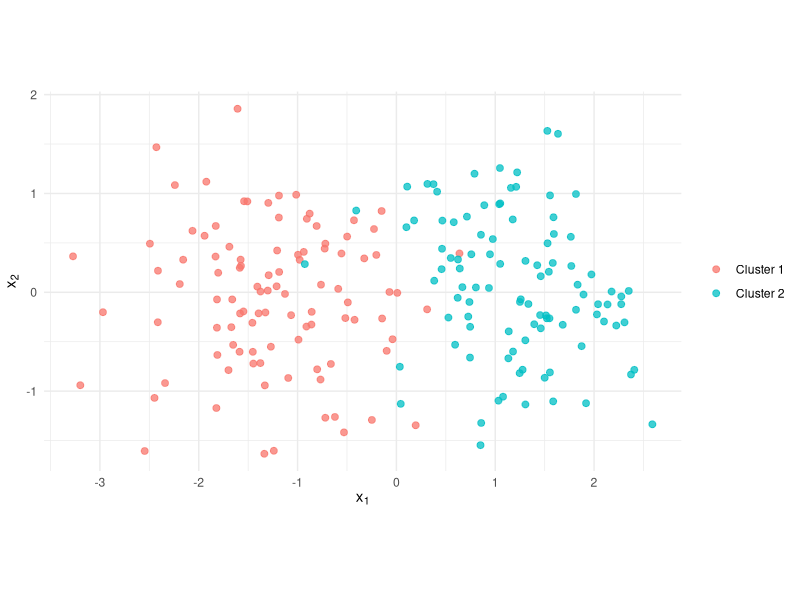
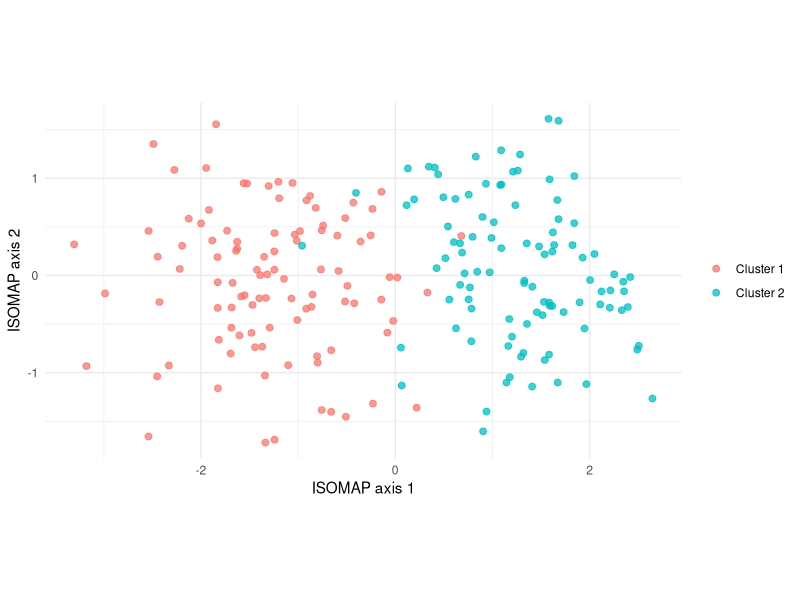
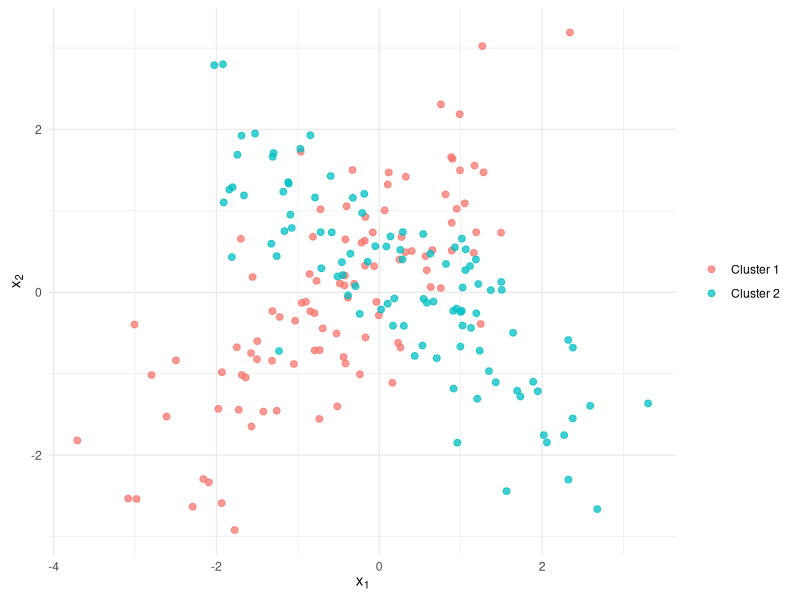
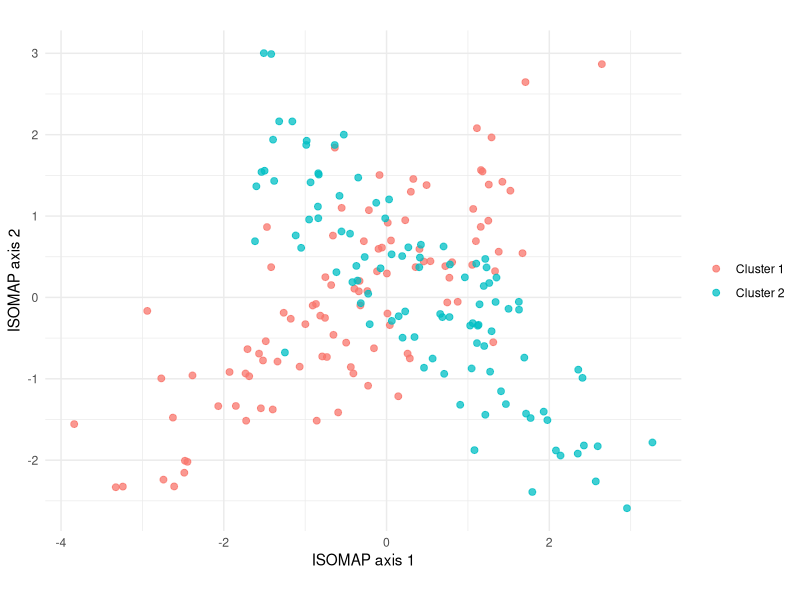

Reproduce these figures in R, in order.
## ---- chunk 1
#| label: load-isomap-packages

library(tidyverse)
library(vegan)
## ---- chunk 2
#| label: simulate-spherical-clusters

set.seed(5077)

n_per_cluster <- 100

spherical_covariance <- diag(
  c(
    0.7^2,
    0.7^2
  )
)

spherical_cluster_1 <- MASS::mvrnorm(
  n = n_per_cluster,
  mu = c(-1.2, 0),
  Sigma = spherical_covariance
)

spherical_cluster_2 <- MASS::mvrnorm(
  n = n_per_cluster,
  mu = c(1.2, 0),
  Sigma = spherical_covariance
)

spherical_tbl <- bind_rows(
  as_tibble(
    spherical_cluster_1,
    .name_repair = ~ c("x1", "x2")
  ) |>
    mutate(cluster = "Cluster 1"),
  as_tibble(
    spherical_cluster_2,
    .name_repair = ~ c("x1", "x2")
  ) |>
    mutate(cluster = "Cluster 2")
)

spherical_tbl
## ---- chunk 3
#| label: fig-spherical-original
#| fig-cap: "Two approximately spherical multivariate normal clusters."
#| fig-width: 7
#| fig-height: 5

ggplot(
  spherical_tbl,
  aes(
    x = x1,
    y = x2,
    colour = cluster
  )
) +
  geom_point(
    alpha = 0.75,
    size = 2
  ) +
  coord_equal() +
  labs(
    x = expression(x[1]),
    y = expression(x[2]),
    colour = NULL
  ) +
  theme_minimal()
## ---- chunk 4
#| label: fit-isomap-spherical

spherical_x <- spherical_tbl |>
  select(x1, x2) |>
  as.matrix()

spherical_isomap <- vegan::isomap(
  dist(spherical_x),
  ndim = 2,
  k = 12
)
## ---- chunk 5
#| label: extract-spherical-isomap-scores

spherical_scores <- vegan::scores(
  spherical_isomap
) |>
  as.data.frame()

names(spherical_scores) <- c(
  "ISOMAP1",
  "ISOMAP2"
)

spherical_embedding_tbl <- spherical_scores |>
  as_tibble() |>
  mutate(
    cluster = spherical_tbl$cluster
  )

spherical_embedding_tbl
## ---- chunk 6
#| label: fig-spherical-isomap
#| fig-cap: "Two-dimensional ISOMAP representation of the spherical-cluster data."
#| fig-width: 7
#| fig-height: 5

ggplot(
  spherical_embedding_tbl,
  aes(
    x = ISOMAP1,
    y = ISOMAP2,
    colour = cluster
  )
) +
  geom_point(
    alpha = 0.75,
    size = 2
  ) +
  coord_equal() +
  labs(
    x = "ISOMAP axis 1",
    y = "ISOMAP axis 2",
    colour = NULL
  ) +
  theme_minimal()
## ---- chunk 7
#| label: simulate-elongated-clusters

set.seed(5077)

elongated_covariance_1 <- matrix(
  c(
    1.4,  1.1,
    1.1,  1.4
  ),
  nrow = 2
)

elongated_covariance_2 <- matrix(
  c(
     1.4, -1.1,
    -1.1,  1.4
  ),
  nrow = 2
)

elongated_cluster_1 <- MASS::mvrnorm(
  n = n_per_cluster,
  mu = c(-0.4, 0),
  Sigma = elongated_covariance_1
)

elongated_cluster_2 <- MASS::mvrnorm(
  n = n_per_cluster,
  mu = c(0.4, 0),
  Sigma = elongated_covariance_2
)

elongated_tbl <- bind_rows(
  as_tibble(
    elongated_cluster_1,
    .name_repair = ~ c("x1", "x2")
  ) |>
    mutate(cluster = "Cluster 1"),
  as_tibble(
    elongated_cluster_2,
    .name_repair = ~ c("x1", "x2")
  ) |>
    mutate(cluster = "Cluster 2")
)

elongated_tbl
## ---- chunk 8
#| label: fig-elongated-original
#| fig-cap: "Two close, elongated multivariate normal clusters."
#| fig-width: 7
#| fig-height: 5

ggplot(
  elongated_tbl,
  aes(
    x = x1,
    y = x2,
    colour = cluster
  )
) +
  geom_point(
    alpha = 0.75,
    size = 2
  ) +
  coord_equal() +
  labs(
    x = expression(x[1]),
    y = expression(x[2]),
    colour = NULL
  ) +
  theme_minimal()
## ---- chunk 9
#| label: fit-isomap-elongated

elongated_x <- elongated_tbl |>
  select(x1, x2) |>
  as.matrix()

elongated_isomap <- vegan::isomap(
  dist(elongated_x),
  ndim = 2,
  k = 12
)
## ---- chunk 10
#| label: extract-elongated-isomap-scores

elongated_scores <- vegan::scores(
  elongated_isomap
) |>
  as.data.frame()

names(elongated_scores) <- c(
  "ISOMAP1",
  "ISOMAP2"
)

elongated_embedding_tbl <- elongated_scores |>
  as_tibble() |>
  mutate(
    cluster = elongated_tbl$cluster
  )

elongated_embedding_tbl
## ---- chunk 11
#| label: fig-elongated-isomap
#| fig-cap: "Two-dimensional ISOMAP representation of the close, elongated-cluster data."
#| fig-width: 7
#| fig-height: 5

ggplot(
  elongated_embedding_tbl,
  aes(
    x = ISOMAP1,
    y = ISOMAP2,
    colour = cluster
  )
) +
  geom_point(
    alpha = 0.75,
    size = 2
  ) +
  coord_equal() +
  labs(
    x = "ISOMAP axis 1",
    y = "ISOMAP axis 2",
    colour = NULL
  ) +
  theme_minimal()
## ---- chunk 12
#| label: refit-elongated-isomap-different-k

elongated_isomap_k6 <- vegan::isomap(
  dist(elongated_x),
  ndim = 2,
  k = 6
)

elongated_isomap_k20 <- vegan::isomap(
  dist(elongated_x),
  ndim = 2,
  k = 20
)
